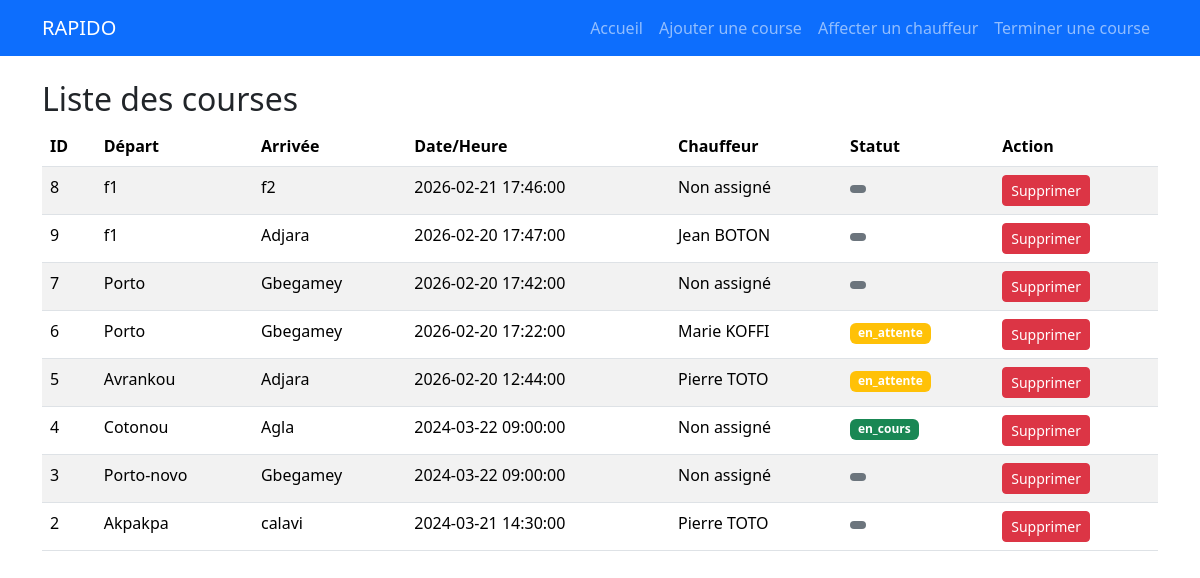
The page / on the database its author committed.
### tables this page shows
CREATE TABLE IF NOT EXISTS `courses` (
  `id` int NOT NULL AUTO_INCREMENT,
  `depart` varchar(255) DEFAULT NULL,
  `arrivee` varchar(255) DEFAULT NULL,
  `date_heure` datetime DEFAULT NULL,
  `chauffeur_id` int DEFAULT NULL,
  `statut` enum('en_attente','en_cours','terminee') DEFAULT 'en_attente',
  PRIMARY KEY (`id`),
  KEY `chauffeur_id` (`chauffeur_id`)
);

CREATE TABLE IF NOT EXISTS `chauffeurs` (
  `id` int NOT NULL AUTO_INCREMENT,
  `nom` varchar(100) DEFAULT NULL,
  `prenom` varchar(100) DEFAULT NULL,
  `telephone` varchar(20) DEFAULT NULL,
  PRIMARY KEY (`id`)
);

### index.php (the view, shortened to what this page needs)
<?php include('connexion.php'); ?>
<?php include('menu.php'); ?>
<h2>Liste des courses</h2>
    <table class="table table-striped">
        <thead>
            <tr>
                <th>ID</th>
                <th>Départ</th>
                <th>Arrivée</th>
                <th>Date/Heure</th>
                <th>Chauffeur</th>
                <th>Statut</th>
                <th>Action</th>
            </tr>
        </thead>
        <tbody>
            <?php
            $sql = "SELECT c.*, ch.nom, ch.prenom
                    FROM courses c
                    LEFT JOIN chauffeurs ch ON c.chauffeur_id = ch.id
                    ORDER BY c.date_heure DESC";
            $resultat = mysqli_query($connexion, $sql);
            while($course = mysqli_fetch_assoc($resultat)):
                if($course['statut'] == 'en_attente') {
                    $badge = 'warning';
                } elseif($course['statut'] == 'en_cours') {
                    $badge = 'success';
                } else {
                    $badge = 'secondary';
                }
            ?>
            <tr>
                <td><?= $course['id'] ?></td>
                <td><?= htmlspecialchars($course['depart']) ?></td>
                <td><?= htmlspecialchars($course['arrivee']) ?></td>
                <td><?= $course['date_heure'] ?></td>
                <td>
                    <?= $course['nom']
                        ? $course['prenom'].' '.$course['nom']
                        : 'Non assigné' ?>
                </td>
                <td>
                    <span class="badge bg-<?= $badge ?>">
                        <?= $course['statut'] ?>
                    </span>
                </td>
                <td>
                    <a href="supprimer_course.php?id=<?= $course['id'] ?>"
                       class="btn btn-danger btn-sm"
                       onclick="return confirm('Êtes-vous sûr?')">
                       Supprimer
                    </a>
                </td>
            </tr>
            <?php endwhile; ?>
        </tbody>
    </table>
    </div>
</body>
</html>

### menu.php (shortened to what this page needs)
<!DOCTYPE html>
<html lang="fr">
<head>
    <link rel="stylesheet" href="css/bootstrap.min.css">
</head>
<body>
    <nav class="navbar navbar-expand-lg navbar-dark bg-primary">
        <div class="container">
            <a class="navbar-brand" href="index.php">RAPIDO</a>
            <div class="collapse navbar-collapse" id="navbarNav">
                <ul class="navbar-nav ms-auto">
                    <li class="nav-item">
                        <a class="nav-link" href="index.php">Accueil</a>
                    </li>
                    <li class="nav-item">
                        <a class="nav-link" href="ajouter_course.php">Ajouter une course</a>
                    </li>
                    <li class="nav-item">
                        <a class="nav-link" href="affecter_chauffeur.php">Affecter un chauffeur</a>
                    </li>
                    <li class="nav-item">
                        <a class="nav-link" href="terminer_course.php">Terminer une course</a>
                    </li>
                </ul>
            </div>
        </div>
    </nav>
    <div class="container mt-4">

### rows shown on the page
courses: id "8", depart "f1", arrivee "f2", date_heure "2026-02-21 17:46:00", shows "Non assigné"
courses: id "9", depart "f1", arrivee "Adjara", date_heure "2026-02-20 17:47:00", chauffeur.prenom "Jean", chauffeur.nom "BOTON"
courses: id "7", depart "Porto", arrivee "Gbegamey", date_heure "2026-02-20 17:42:00", shows "Non assigné"
courses: id "6", depart "Porto", arrivee "Gbegamey", date_heure "2026-02-20 17:22:00", chauffeur.prenom "Marie", chauffeur.nom "KOFFI", statut "en_attente"
courses: id "5", depart "Avrankou", arrivee "Adjara", date_heure "2026-02-20 12:44:00", chauffeur.prenom "Pierre", chauffeur.nom "TOTO", statut "en_attente"
courses: id "4", depart "Cotonou", arrivee "Agla", date_heure "2024-03-22 09:00:00", shows "Non assigné", statut "en_cours"
courses: id "3", depart "Porto-novo", arrivee "Gbegamey", date_heure "2024-03-22 09:00:00", shows "Non assigné"
courses: id "2", depart "Akpakpa", arrivee "calavi", date_heure "2024-03-21 14:30:00", chauffeur.prenom "Pierre", chauffeur.nom "TOTO"
